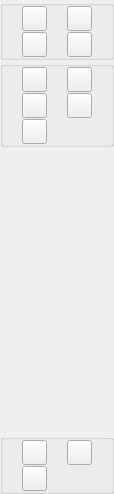
<ui version="4.0" >
 <class>PhotoControlMain</class>
 <widget class="QWidget" name="PhotoControlMain" >
  <property name="geometry" >
   <rect>
    <x>0</x>
    <y>0</y>
    <width>114</width>
    <height>494</height>
   </rect>
  </property>
  <property name="windowTitle" >
   <string/>
  </property>
  <layout class="QGridLayout" >
   <property name="leftMargin" >
    <number>0</number>
   </property>
   <property name="topMargin" >
    <number>0</number>
   </property>
   <property name="rightMargin" >
    <number>0</number>
   </property>
   <property name="bottomMargin" >
    <number>0</number>
   </property>
   <property name="horizontalSpacing" >
    <number>1</number>
   </property>
   <property name="verticalSpacing" >
    <number>1</number>
   </property>
   <item row="0" column="0" >
    <widget class="QGroupBox" name="groupBox" >
     <property name="title" >
      <string/>
     </property>
     <property name="flat" >
      <bool>true</bool>
     </property>
     <layout class="QGridLayout" >
      <property name="leftMargin" >
       <number>0</number>
      </property>
      <property name="topMargin" >
       <number>0</number>
      </property>
      <property name="rightMargin" >
       <number>0</number>
      </property>
      <property name="bottomMargin" >
       <number>0</number>
      </property>
      <property name="horizontalSpacing" >
       <number>1</number>
      </property>
      <property name="verticalSpacing" >
       <number>1</number>
      </property>
      <item row="1" column="0" >
       <widget class="QPushButton" name="rotateCCWButton" >
        <property name="minimumSize" >
         <size>
          <width>25</width>
          <height>25</height>
         </size>
        </property>
        <property name="maximumSize" >
         <size>
          <width>25</width>
          <height>25</height>
         </size>
        </property>
        <property name="toolTip" >
         <string>Rotate counter clockwise</string>
        </property>
        <property name="text" >
         <string/>
        </property>
        <property name="icon" >
         <iconset resource="../images.qrc" >:/images/rotate_ccw.png</iconset>
        </property>
       </widget>
      </item>
      <item row="1" column="1" >
       <widget class="QPushButton" name="rotateCWButton" >
        <property name="minimumSize" >
         <size>
          <width>25</width>
          <height>25</height>
         </size>
        </property>
        <property name="maximumSize" >
         <size>
          <width>25</width>
          <height>25</height>
         </size>
        </property>
        <property name="toolTip" >
         <string>Rotate clockwise</string>
        </property>
        <property name="text" >
         <string/>
        </property>
        <property name="icon" >
         <iconset resource="../images.qrc" >:/images/rotate_cw.png</iconset>
        </property>
       </widget>
      </item>
      <item row="2" column="0" >
       <widget class="QPushButton" name="editButton" >
        <property name="minimumSize" >
         <size>
          <width>25</width>
          <height>25</height>
         </size>
        </property>
        <property name="maximumSize" >
         <size>
          <width>25</width>
          <height>25</height>
         </size>
        </property>
        <property name="toolTip" >
         <string>Open in external editor</string>
        </property>
        <property name="text" >
         <string/>
        </property>
        <property name="icon" >
         <iconset resource="../images.qrc" >:/images/editphoto.png</iconset>
        </property>
       </widget>
      </item>
      <item row="2" column="1" >
       <widget class="QPushButton" name="cropButton" >
        <property name="minimumSize" >
         <size>
          <width>25</width>
          <height>25</height>
         </size>
        </property>
        <property name="maximumSize" >
         <size>
          <width>25</width>
          <height>25</height>
         </size>
        </property>
        <property name="toolTip" >
         <string>Crop image</string>
        </property>
        <property name="text" >
         <string/>
        </property>
        <property name="icon" >
         <iconset resource="../images.qrc" >:/images/crop.png</iconset>
        </property>
       </widget>
      </item>
     </layout>
    </widget>
   </item>
   <item row="1" column="0" >
    <widget class="QGroupBox" name="groupBox_2" >
     <property name="title" >
      <string/>
     </property>
     <property name="flat" >
      <bool>true</bool>
     </property>
     <layout class="QGridLayout" >
      <property name="leftMargin" >
       <number>0</number>
      </property>
      <property name="topMargin" >
       <number>0</number>
      </property>
      <property name="rightMargin" >
       <number>0</number>
      </property>
      <property name="bottomMargin" >
       <number>0</number>
      </property>
      <property name="horizontalSpacing" >
       <number>1</number>
      </property>
      <property name="verticalSpacing" >
       <number>1</number>
      </property>
      <item row="0" column="0" >
       <widget class="QPushButton" name="zoomOutButton" >
        <property name="minimumSize" >
         <size>
          <width>25</width>
          <height>25</height>
         </size>
        </property>
        <property name="maximumSize" >
         <size>
          <width>25</width>
          <height>25</height>
         </size>
        </property>
        <property name="toolTip" >
         <string>Zoom out</string>
        </property>
        <property name="whatsThis" >
         <string>&lt;html>&lt;head>&lt;meta name="qrichtext" content="1" />&lt;style type="text/css">
p, li { white-space: pre-wrap; }
&lt;/style>&lt;/head>&lt;body style=" font-family:'MS Shell Dlg 2'; font-size:8.25pt; font-weight:400; font-style:normal; text-decoration:none;">
&lt;p style=" margin-top:0px; margin-bottom:0px; margin-left:0px; margin-right:0px; -qt-block-indent:0; text-indent:0px;">Zooms out of photograph.&lt;/p>&lt;/body>&lt;/html></string>
        </property>
        <property name="text" >
         <string/>
        </property>
        <property name="icon" >
         <iconset resource="../images.qrc" >:/images/zoomout.png</iconset>
        </property>
       </widget>
      </item>
      <item row="0" column="1" >
       <widget class="QPushButton" name="zoomInButton" >
        <property name="minimumSize" >
         <size>
          <width>25</width>
          <height>25</height>
         </size>
        </property>
        <property name="maximumSize" >
         <size>
          <width>25</width>
          <height>25</height>
         </size>
        </property>
        <property name="toolTip" >
         <string>Zoom in</string>
        </property>
        <property name="whatsThis" >
         <string>&lt;html>&lt;head>&lt;meta name="qrichtext" content="1" />&lt;style type="text/css">
p, li { white-space: pre-wrap; }
&lt;/style>&lt;/head>&lt;body style=" font-family:'MS Shell Dlg 2'; font-size:8.25pt; font-weight:400; font-style:normal; text-decoration:none;">
&lt;p style=" margin-top:0px; margin-bottom:0px; margin-left:0px; margin-right:0px; -qt-block-indent:0; text-indent:0px;">Zooms into photograph.&lt;/p>&lt;/body>&lt;/html></string>
        </property>
        <property name="text" >
         <string/>
        </property>
        <property name="icon" >
         <iconset resource="../images.qrc" >:/images/zoomin.png</iconset>
        </property>
       </widget>
      </item>
      <item row="1" column="0" >
       <widget class="QPushButton" name="zoomInputButton" >
        <property name="minimumSize" >
         <size>
          <width>25</width>
          <height>25</height>
         </size>
        </property>
        <property name="maximumSize" >
         <size>
          <width>25</width>
          <height>25</height>
         </size>
        </property>
        <property name="toolTip" >
         <string>Zoom procentage</string>
        </property>
        <property name="whatsThis" >
         <string>&lt;html>&lt;head>&lt;meta name="qrichtext" content="1" />&lt;style type="text/css">
p, li { white-space: pre-wrap; }
&lt;/style>&lt;/head>&lt;body style=" font-family:'Sans Serif'; font-size:9pt; font-weight:400; font-style:normal; text-decoration:none;">
&lt;p style=" margin-top:0px; margin-bottom:0px; margin-left:0px; margin-right:0px; -qt-block-indent:0; text-indent:0px; font-family:'MS Shell Dlg 2'; font-size:8pt;">Opens a input box to insert zoom procentage.&lt;/p>&lt;/body>&lt;/html></string>
        </property>
        <property name="text" >
         <string/>
        </property>
        <property name="icon" >
         <iconset resource="../images.qrc" >:/images/zommselect.png</iconset>
        </property>
       </widget>
      </item>
      <item row="1" column="1" >
       <widget class="QPushButton" name="zoomScreenButton" >
        <property name="minimumSize" >
         <size>
          <width>25</width>
          <height>25</height>
         </size>
        </property>
        <property name="maximumSize" >
         <size>
          <width>25</width>
          <height>25</height>
         </size>
        </property>
        <property name="toolTip" >
         <string>Fit to screen</string>
        </property>
        <property name="whatsThis" >
         <string>&lt;html>&lt;head>&lt;meta name="qrichtext" content="1" />&lt;style type="text/css">
p, li { white-space: pre-wrap; }
&lt;/style>&lt;/head>&lt;body style=" font-family:'MS Shell Dlg 2'; font-size:8.25pt; font-weight:400; font-style:normal; text-decoration:none;">
&lt;p style=" margin-top:0px; margin-bottom:0px; margin-left:0px; margin-right:0px; -qt-block-indent:0; text-indent:0px;">Zooms out/in to fit the photograph in screen.&lt;/p>&lt;/body>&lt;/html></string>
        </property>
        <property name="text" >
         <string/>
        </property>
        <property name="icon" >
         <iconset resource="../images.qrc" >:/images/zoomscreen.png</iconset>
        </property>
       </widget>
      </item>
      <item row="2" column="0" >
       <widget class="QPushButton" name="actualSizeButton" >
        <property name="minimumSize" >
         <size>
          <width>25</width>
          <height>25</height>
         </size>
        </property>
        <property name="maximumSize" >
         <size>
          <width>25</width>
          <height>25</height>
         </size>
        </property>
        <property name="toolTip" >
         <string>Actual size</string>
        </property>
        <property name="whatsThis" >
         <string>&lt;html>&lt;head>&lt;meta name="qrichtext" content="1" />&lt;style type="text/css">
p, li { white-space: pre-wrap; }
&lt;/style>&lt;/head>&lt;body style=" font-family:'MS Shell Dlg 2'; font-size:8.25pt; font-weight:400; font-style:normal; text-decoration:none;">
&lt;p style=" margin-top:0px; margin-bottom:0px; margin-left:0px; margin-right:0px; -qt-block-indent:0; text-indent:0px;">Zooms into actual size.&lt;/p>&lt;/body>&lt;/html></string>
        </property>
        <property name="text" >
         <string/>
        </property>
        <property name="icon" >
         <iconset resource="../images.qrc" >:/images/zoomactual.png</iconset>
        </property>
       </widget>
      </item>
     </layout>
    </widget>
   </item>
   <item row="2" column="0" >
    <spacer>
     <property name="orientation" >
      <enum>Qt::Vertical</enum>
     </property>
     <property name="sizeHint" >
      <size>
       <width>70</width>
       <height>237</height>
      </size>
     </property>
    </spacer>
   </item>
   <item row="3" column="0" >
    <widget class="QGroupBox" name="groupBox_3" >
     <property name="title" >
      <string/>
     </property>
     <property name="flat" >
      <bool>true</bool>
     </property>
     <layout class="QGridLayout" >
      <property name="leftMargin" >
       <number>0</number>
      </property>
      <property name="topMargin" >
       <number>0</number>
      </property>
      <property name="rightMargin" >
       <number>0</number>
      </property>
      <property name="bottomMargin" >
       <number>0</number>
      </property>
      <property name="horizontalSpacing" >
       <number>1</number>
      </property>
      <property name="verticalSpacing" >
       <number>1</number>
      </property>
      <item row="0" column="0" >
       <widget class="QPushButton" name="backButton" >
        <property name="minimumSize" >
         <size>
          <width>25</width>
          <height>25</height>
         </size>
        </property>
        <property name="maximumSize" >
         <size>
          <width>25</width>
          <height>25</height>
         </size>
        </property>
        <property name="focusPolicy" >
         <enum>Qt::NoFocus</enum>
        </property>
        <property name="toolTip" >
         <string>Previous photograph</string>
        </property>
        <property name="whatsThis" >
         <string>&lt;html>&lt;head>&lt;meta name="qrichtext" content="1" />&lt;style type="text/css">
p, li { white-space: pre-wrap; }
&lt;/style>&lt;/head>&lt;body style=" font-family:'MS Shell Dlg 2'; font-size:8.25pt; font-weight:400; font-style:normal; text-decoration:none;">
&lt;p style=" margin-top:0px; margin-bottom:0px; margin-left:0px; margin-right:0px; -qt-block-indent:0; text-indent:0px; font-size:8pt;">Moves to the previous photograph, if available.&lt;/p>&lt;/body>&lt;/html></string>
        </property>
        <property name="icon" >
         <iconset resource="../images.qrc" >:/images/back.png</iconset>
        </property>
       </widget>
      </item>
      <item row="0" column="1" >
       <widget class="QPushButton" name="nextButton" >
        <property name="minimumSize" >
         <size>
          <width>25</width>
          <height>25</height>
         </size>
        </property>
        <property name="maximumSize" >
         <size>
          <width>25</width>
          <height>25</height>
         </size>
        </property>
        <property name="focusPolicy" >
         <enum>Qt::NoFocus</enum>
        </property>
        <property name="toolTip" >
         <string>Next photograph</string>
        </property>
        <property name="whatsThis" >
         <string>&lt;html>&lt;head>&lt;meta name="qrichtext" content="1" />&lt;style type="text/css">
p, li { white-space: pre-wrap; }
&lt;/style>&lt;/head>&lt;body style=" font-family:'MS Shell Dlg 2'; font-size:8.25pt; font-weight:400; font-style:normal; text-decoration:none;">
&lt;p style=" margin-top:0px; margin-bottom:0px; margin-left:0px; margin-right:0px; -qt-block-indent:0; text-indent:0px;">Moves to the next photograph, if available.&lt;/p>&lt;/body>&lt;/html></string>
        </property>
        <property name="icon" >
         <iconset resource="../images.qrc" >:/images/forward.png</iconset>
        </property>
       </widget>
      </item>
      <item row="1" column="0" >
       <widget class="QPushButton" name="closeButton" >
        <property name="minimumSize" >
         <size>
          <width>25</width>
          <height>25</height>
         </size>
        </property>
        <property name="maximumSize" >
         <size>
          <width>25</width>
          <height>25</height>
         </size>
        </property>
        <property name="toolTip" >
         <string>Close</string>
        </property>
        <property name="text" >
         <string/>
        </property>
        <property name="icon" >
         <iconset resource="../images.qrc" >:/images/exitedit.png</iconset>
        </property>
       </widget>
      </item>
     </layout>
    </widget>
   </item>
  </layout>
 </widget>
 <resources>
  <include location="../images.qrc" />
 </resources>
 <connections/>
</ui>
